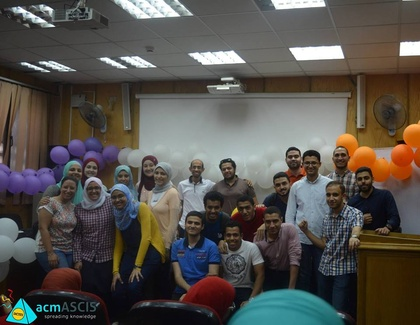
%> input picture APP/honoringceremony.jpg, 420 x 325 px, shrunk from 960 x 742 before the run
$ octave --eval "result = CheckGoodNews(imread('honoringceremony.jpg'));"   (GNU Octave 9; MATLAB toolbox functions it lacks are replaced by stand-ins)
%> lines starting %> are read from the running program, lines starting %| are printed output that depends on the picture; in (x1, y1, x2, y2) boxes, pixels count from 0 and x2, y2 are one past the last pixel; in counts of white or black regions, pixels touching at a corner belong together; the program's own positions count from 1
function [ res ] = CheckGoodNews( img)
%UNTITLED Summary of this function goes here
%   Detailed explanation goes here
tmp=img;
%> tmp is the input picture: size 325x420x3 uint8; mean R, G, B 84.9, 81, 76
img=rgb2gray(img);
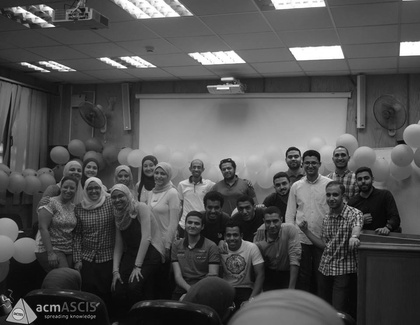
%> img: size 325x420 uint8; min 0, max 255, mean 81.6
[h,w]=size(img);
%> h = 325; w = 420
thresh=sum(sum(img>170));
%> thresh = 8338
halfsize=0.5*h*w;
%> halfsize = 68250
if(thresh>=halfsize)
    t=adaptthresh(img, 0.7);
    img=imbinarize(img,t);
else
 img=imbinarize(img);
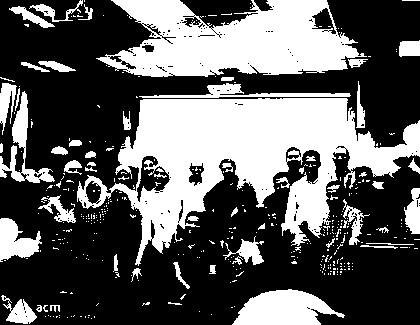
%> img: size 325x420 logical; 37.2% white; 398 white regions (343 under 20 px), largest, box (x1, y1, x2, y2) and area: (77, 98, 420, 266) 24184, (96, 0, 367, 77) 13439, (232, 289, 345, 325) 2650
end
[h w]=size(img);
cum=zeros(1,w);
ones=0;
zero=0;
for i=1:h
    for j=1:w
        if(img(i,j)==0)
            zero=zero+1;
        end
        if(img(i,j)==1)
            ones=ones+1;
        end
    end
end
%> after the loop, ones = 50769; zero = 85731
if(ones>zero)
img=~img;
end
%figure,imshow(img);
for i=1:w
    for j=3:h-10
        cum(1,i)=cum(1,i)+img(j,i);
    end
end
%> after the loop, cum = 420 values, max 230 at index 177, min 15 at index 98, mean 117.6
cum=imbinarize(cum);
%> cum = 420 logical values, 420 true
%figure,imshow(cum);
cnt=0;
cnt1=0;
for i=1:w
    if cum(1,i)==0
        cnt=cnt+1;
        if(cnt==1)
            s=i;
        end
    elseif i~=1&&cum(1,i)~=cum(1,i-1)
       if(cnt>=9)
           cnt1=cnt1+1;
           dis(cnt1)=cnt;
           start(cnt1)=s;
       end
        cnt=0;
       end
end
%> after the loop, cnt = 0; cnt1 = 0
cnt1
%> cnt1 = 0
if((cnt1==2&&abs(dis(1)-dis(2))<6))
    res=1;
else
    res=0;
end
%%%%%%%%%%%%%%%%%%%%%%%%%%%%%%%%%%%%%%%%%%%%%%%%%%%%%%%%%%%%%%%%%%%%%%%%%%%%%%%%%%%%%%%%%%%%%%%%%%%%%
end
